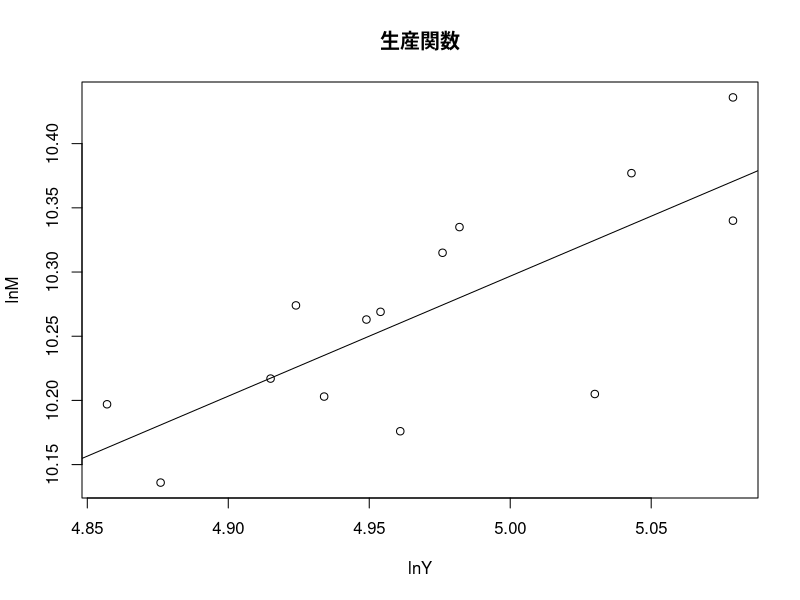

Write R code to recreate this figure. (Note: this script raises an error after producing the figure.)
data1 <- read.table("ke0502.csv",header = TRUE, sep =",")
data1
plot(data1$lnL, data1$lnY,xlab="lnY",ylab="lnM",main="生産関数")
fm1 <- lm(lnY ~ lnL, data = data1)
summary(fm1)
abline(fm1)
dwtest(fm1)
